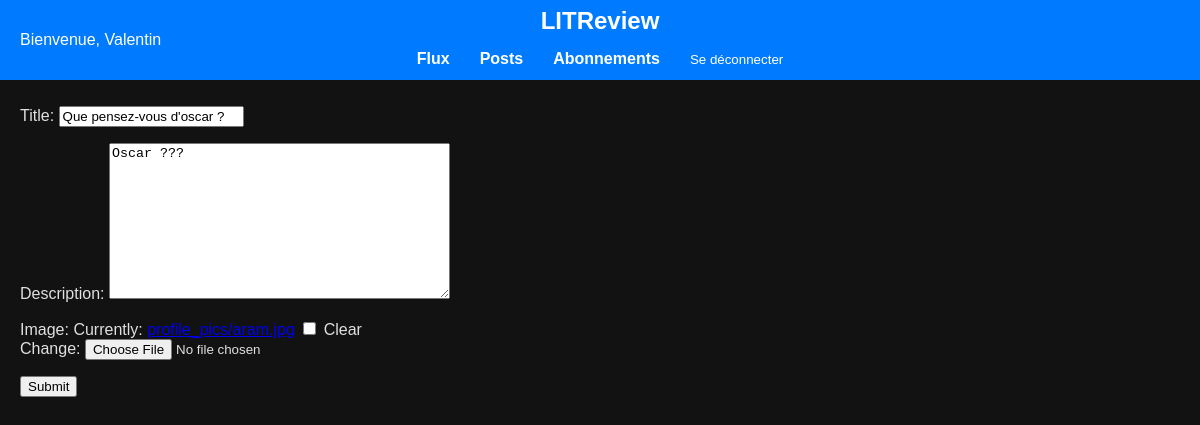
/tickets/edit/20/ (signed in), run on the app's committed database.
### applicationLITRevu/models.py (models this page shows, shortened)
class CustomUser(AbstractUser):
    pass

class Ticket(models.Model):
    title = models.CharField(max_length=128)
    description = models.TextField(max_length=2048, blank=True)
    user = models.ForeignKey(settings.AUTH_USER_MODEL, on_delete=models.CASCADE)
    image = models.ImageField(upload_to='profile_pics/', null=True, blank=True)
    time_created = models.DateTimeField(auto_now_add=True)

### applicationLITRevu/views.py (the view)
# urls.py: path('tickets/edit/<int:ticket_id>/', edit_ticket, name='edit_ticket'),
@login_required
def edit_ticket(request, ticket_id):
    ticket = get_object_or_404(Ticket, pk=ticket_id, user=request.user)
    if request.method == 'POST':
        form = TicketForm(request.POST, request.FILES, instance=ticket)
        if form.is_valid():
            form.save()
            return redirect('add_ticket')
    else:
        form = TicketForm(instance=ticket)
    return render(request, 'ticket.html', {'form': form})

### applicationLITRevu/forms.py
class TicketForm(forms.ModelForm):
    class Meta:
        model = Ticket
        fields = ['title', 'description', 'image']

### templates/ticket.html (shortened to what this page needs)
{% extends 'base.html' %}
{% block content %}
<div class="ticket-form-container">
    <form method="post" enctype="multipart/form-data" class="ticket-form">
        {{ form.as_p }}
        <button type="submit">Submit</button>
    </form>
</div>
{% endblock %}

### templates/base.html (shortened to what this page needs)
<!DOCTYPE html>
<html lang="fr">
<head>
</head>
<body>
    <header>
        <div class="top-bar">
            <div class="welcome-message">
                {% if user.is_authenticated %}
                    Bienvenue, {{ user.username }}
                {% else %}
                    Bienvenue, visiteur !
                {% endif %}
            </div>
            <h1>LITReview</h1>
            {% block navigation %}
            <nav>
                <ul>
                    <li><a href="{% url 'feed' %}" aria-label="Flux">Flux</a></li>
                    <li><a href="{% url 'posts' %}" aria-label="Ajouter un post">Posts</a></li>
                    <li><a href="{% url 'user_follows' %}" aria-label="Voir les abonnements">Abonnements</a></li>
                    <li>
                        <form action="{% url 'logout' %}" method="post" style="margin: 0;">
                            <button type="submit" style="background: none; border: none; padding: 0; color: white; cursor: pointer;">Se déconnecter</button>
                        </form>
                    </li>
                </ul>
            </nav>
            {% endblock %}
        </div>
    </header>
    {% block content %}{% endblock %}
</body>
</html>

### templates/base.html (style rules this page uses)
body { margin: 0; background-color: #121212; color: #E0E0E0; font-family: Arial, sans-serif; padding-top: 70px; }
.top-bar { background-color: #007BFF; color: white; display: flex; justify-content: center; align-items: center; padding: 10px 20px; position: fixed; top: 0; left: 0; right: 0; z-index: 10; height: 60px; }
.welcome-message { position: absolute; left: 20px; }
.top-bar h1 { margin: 0; font-size: 24px; }
nav { position: absolute; right: 20px; }
nav ul { list-style: none; padding: 0; margin: 0; display: flex; gap: 20px; }
nav a { color: white; text-decoration: none; font-weight: bold; }
nav li { padding: 5px 10px; }
.feed-container, .ticket-form { max-width: 1200px; margin: auto; padding: 20px; }
@media (max-width: 1200px) { .top-bar { flex-direction: column; align-items: center; } }
@media (max-width: 1200px) { nav { position: static; width: 100%; display: flex; justify-content: center; padding-top: 10px; } }
@media (max-width: 1200px) { nav ul { flex-direction: row; justify-content: center; gap: 10px; } }
@media (max-width: 1200px) { nav li { padding: 5px 10px; } }

### data on the page
CustomUser: username "Valentin"
Ticket: title "Que pensez-vous d'oscar ?", description "Oscar ???"
